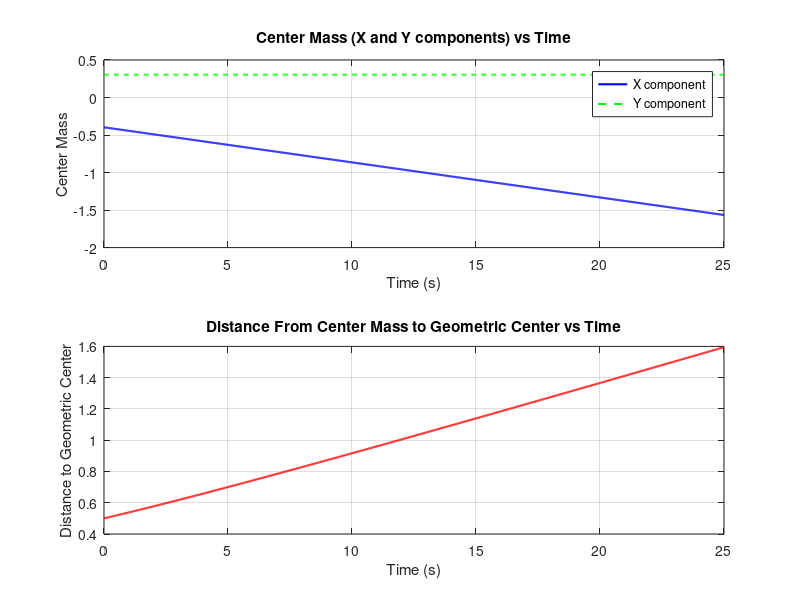

Write MATLAB code to recreate this figure.
% Define Weights (Weights can be used rather than masses because
% gravitational constant cancels out in center mass equation

W_a = 20;
W_b = 25;
W_c = 22;
W_d = 40;

W = W_a + W_b + W_c + W_d;

% Define Vectors x and y components (relative to geometric center, o)

r_ax = 2.5;
r_ay = 2.5;

r_bx = 2.5;
r_by = -2.5;

r_cx = -2.5;
r_cy = -2.5;

r_dx = -2.5;
r_dy = 2.5;

% Time range from 0 to 25 seconds
t = linspace(0, 25, 1000); % 1000 points for smooth plots

% Replace these with the actual functions later
RCM_x = (((W_a * r_ax) + (W_c * r_cx) + (W_d * r_dx)) + (W_b * (2.5 - (0.2 * t)))) ./ W;
RCM_y = (((W_a * r_ay) + (W_b * r_by) + (W_c * r_cy) + (W_d * r_dy))) ./ W .* ones(size(t));

distance_to_center = sqrt(RCM_x.^2 + RCM_y.^2);

figure;
% Plot 1: X and Y Components of Center Mass vs Time
subplot(2, 1, 1); % Creates a 2x1 grid of plots, and this is the first plot
plot(t, RCM_x, 'b', 'LineWidth', 1.5); % Plot X component in blue
hold on; % Keep the current plot to overlay the Y component
plot(t, RCM_y, 'g--', 'LineWidth', 1.5); % Plot Y component in green dashed line
title('Center Mass (X and Y components) vs Time');
xlabel('Time (s)');
ylabel('Center Mass');
legend('X component', 'Y component');
grid on; % Add grid to the plot
hold off; % Release the plot hold

% Plot 2: Distance From Center Mass to Geometric Center vs Time
subplot(2, 1, 2); % This is the second plot in the 2x1 grid
plot(t, distance_to_center, 'r', 'LineWidth', 1.5); % Plot in red with line width of 1.5
title('Distance From Center Mass to Geometric Center vs Time');
xlabel('Time (s)');
ylabel('Distance to Geometric Center');
grid on; % Add grid to the plot
